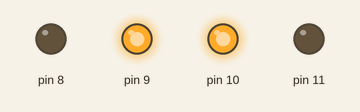
Bench run of a sketch on a simulated Arduino Uno, built with avr-gcc and run on an emulated ATmega328P. Shown: output pins drawn as LEDs (lit = HIGH).

Above: at 0.09 s.
At 0.58 s:
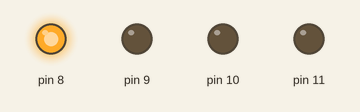
At 1.14 s:
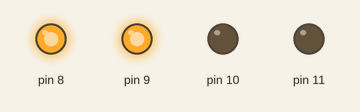
At 1.46 s:
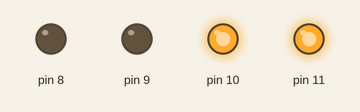
At 2.82 s:
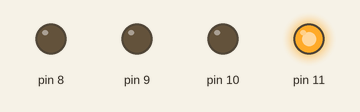
Timing chart, 0 to 3.1 s (numbered marks = the images above):
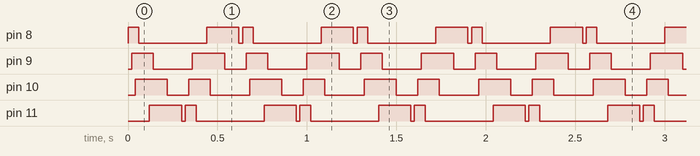

The sketch:

Knight_Rider.ino
```cpp
void setup() {
  for(int pin=8; pin<12; pin++) //loop for pin 8 until pin 11
  {
     pinMode(pin, OUTPUT);
  }

}

void loop()
{
  for(int i=8; i<12;i++) //LED ON FROM LEFT TO RIGHT/ FROM PIN 8 TO PIN 11
  {
    digitalWrite(i, HIGH);
    delay(20);
    digitalWrite(i+1, HIGH);
    delay(20);
    digitalWrite(i+2, HIGH);
    delay(20);
    digitalWrite(i, LOW);
    delay(20);
    digitalWrite(i+1, LOW);

  }
  for(int i=11; i>7; i--) //LED ON FROM RIGHT TO LEFT/ FROM PIN 11 TO PIN 8
  {
    digitalWrite(i, HIGH);
    delay(20);
    digitalWrite(i-1, HIGH);
    delay(20);
    digitalWrite(i-2, HIGH);
    delay(20);
    digitalWrite(i, LOW);
    delay(20);
    digitalWrite(i-1, LOW);
  }

}
```

Measured:
- by itself, pin 8: repeats every 0.64 s: LOW 0.38 s, HIGH 0.18 s, LOW 0.02 s, HIGH 0.06 s
- by itself, pin 9: repeats every 0.64 s: LOW 0.22 s, HIGH 0.18 s, LOW 0.12 s, HIGH 0.12 s
- by itself, pin 10: repeats every 0.64 s: LOW 0.12 s, HIGH 0.12 s, LOW 0.22 s, HIGH 0.18 s
- by itself, pin 11: repeats every 0.64 s: LOW 0.02 s, HIGH 0.06 s, LOW 0.38 s, HIGH 0.18 s
